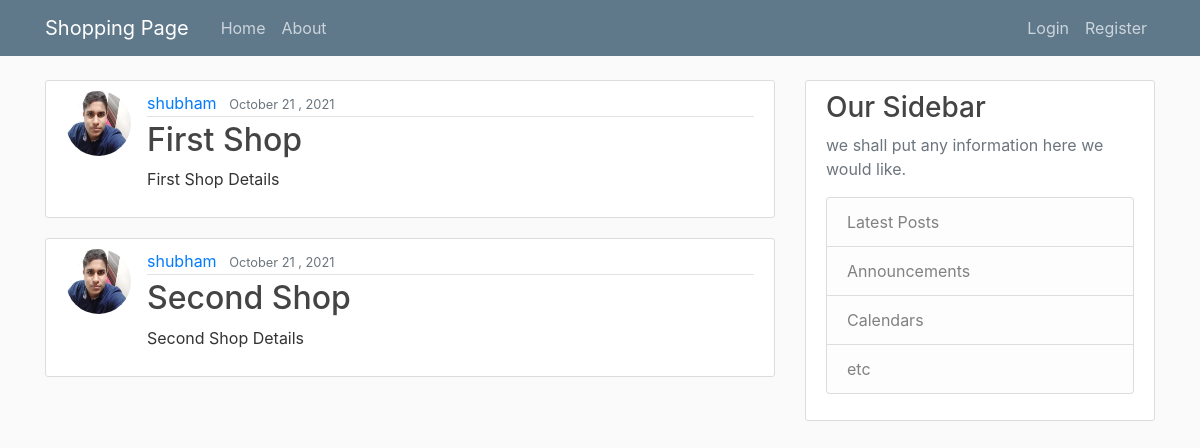
The app's page /shop/, older data.
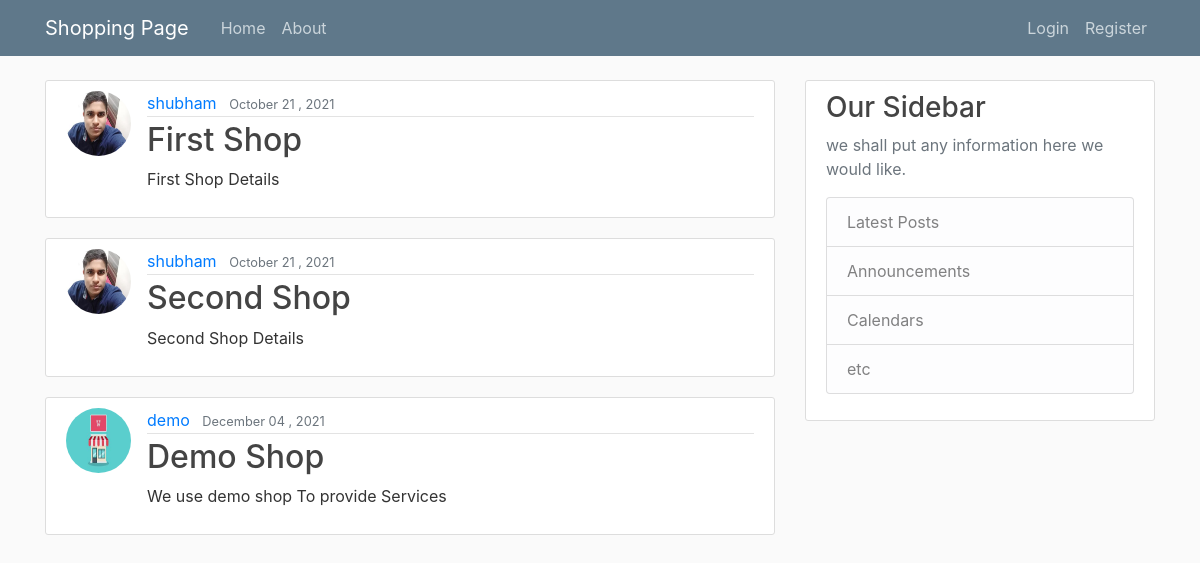
The same page, newer data.
### shop/models.py (models this page shows, shortened)
class ShopDetails(models.Model):
    title = models.CharField(max_length=100)
    content = models.TextField()
    date_posted = models.DateTimeField(default=timezone.now)
    owner = models.ForeignKey(User, on_delete=models.CASCADE)

### users/models.py (models this page shows, shortened)
class Profile(models.Model):
    user = models.OneToOneField(User,on_delete=models.CASCADE)
    image = models.ImageField(default='default.jpg' , upload_to = 'profile_pic')

### shop/views.py (the view)
# urls.py: path('',ShopListView.as_view() , name= 'shop-home'),
class ShopListView (ListView):
    model = ShopDetails
    template_name = "shop/home.html"
    context_object_name = "shop_details"
    ordering = ['date_posted']

### shop/templates/shop/home.html (shortened to what this page needs)
{% extends 'shop/base.html' %}
{%load static%}
{%block link%}
<link rel="stylesheet" href=" {% static 'main.css'%}">
{%endblock link%}
{% block content %}
    {% for shop in shop_details%}
        <article class="media content-section">
            <img class="rounded-circle article-img " src="{{ shop.owner.profile.image.url}}">
            <div class="media-body">
                <div class="article-metadata">
                    <a class="mr-2" href="#">{{ shop.owner}}</a>
                    <small class="text-muted">{{ shop.date_posted | date:"F d , Y"}}</small>
                </div>
                <h2>
                <a class="article-title" href="{% url 'shop-detail' shop.id %}">{{ shop.title}}</a></h2>
                <p class="article-content">{{ shop.content }}</p>
            </div>
        </article>
    {% endfor %}
{% endblock content %}

Row changes from the older to the newer data that the page shows:
added ShopDetails: owner.profile.image (placeholder picture), owner "demo", date_posted "December 04 , 2021", title "Demo Shop", content "We use demo shop To provide Services"
